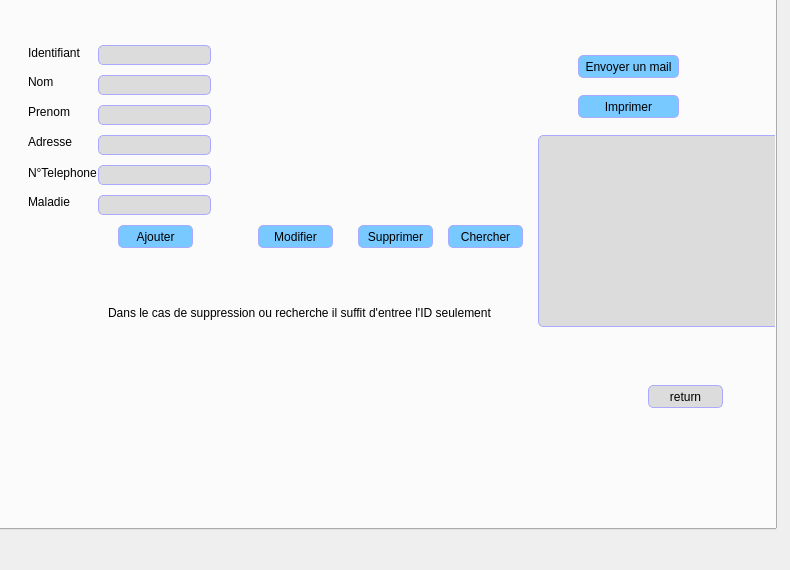
        <widget class="QWidget" name="page_8">
         <widget class="QTabWidget" name="tabWidget_4">
          <property name="geometry">
           <rect>
            <x>-4</x>
            <y>-31</y>
            <width>781</width>
            <height>561</height>
           </rect>
          </property>
          <widget class="QWidget" name="tab_7">
           <attribute name="title">
            <string>patient</string>
           </attribute>
           <widget class="QPushButton" name="pushButton_22">
            <property name="geometry">
             <rect>
              <x>650</x>
              <y>390</y>
              <width>75</width>
              <height>23</height>
             </rect>
            </property>
            <property name="styleSheet">
             <string notr="true">
QPushButton:checked {
    background-color: qlineargradient(spread:pad, x1:0, y1:0, x2:0, y2:1,   stop:0 rgb(120, 201, 255), stop:1 rgb(120, 0, 255))
}

QPushButton:hover {

	
	background-color: rgb(255, 0, 0);
}
QPushButton {
    background-color: rgb(220,220,220);
 border: 1px solid black;
	border-color: rgb(170, 170, 255);
     border-radius: 5px;
}</string>
            </property>
            <property name="text">
             <string>return</string>
            </property>
           </widget>
           <widget class="QLabel" name="label_45">
            <property name="geometry">
             <rect>
              <x>110</x>
              <y>310</y>
              <width>451</width>
              <height>16</height>
             </rect>
            </property>
            <property name="text">
             <string>Dans le cas de suppression ou recherche il suffit d'entree l'ID seulement</string>
            </property>
           </widget>
           <widget class="QLineEdit" name="lineEdit_11">
            <property name="geometry">
             <rect>
              <x>100</x>
              <y>170</y>
              <width>113</width>
              <height>20</height>
             </rect>
            </property>
            <property name="styleSheet">
             <string notr="true">background-color: rgb(220,220,220);
 border: 1px solid black;
	border-color: rgb(170, 170, 255);
     border-radius: 5px;</string>
            </property>
           </widget>
           <widget class="QPushButton" name="pushButton_39">
            <property name="geometry">
             <rect>
              <x>120</x>
              <y>230</y>
              <width>75</width>
              <height>23</height>
             </rect>
            </property>
            <property name="styleSheet">
             <string notr="true">QPushButton:checked {
    background-color: qlineargradient(spread:pad, x1:0, y1:0, x2:0, y2:1,   stop:0 rgb(120, 201, 255), stop:1 rgb(120, 0, 255))
}

QPushButton:hover {

	background-color: rgb(170, 255, 255);
}
QPushButton {
     background-color: rgb(120, 201, 255); border: 1px solid black;
	border-color: rgb(170, 170, 255);
     border-radius: 5px;
}</string>
            </property>
            <property name="text">
             <string>Ajouter</string>
            </property>
           </widget>
           <widget class="QPushButton" name="pushButton_43">
            <property name="geometry">
             <rect>
              <x>580</x>
              <y>60</y>
              <width>101</width>
              <height>23</height>
             </rect>
            </property>
            <property name="styleSheet">
             <string notr="true">QPushButton:checked {
    background-color: qlineargradient(spread:pad, x1:0, y1:0, x2:0, y2:1,   stop:0 rgb(120, 201, 255), stop:1 rgb(120, 0, 255))
}

QPushButton:hover {

	background-color: rgb(170, 255, 255);
}
QPushButton {
     background-color: rgb(120, 201, 255); border: 1px solid black;
	border-color: rgb(170, 170, 255);
     border-radius: 5px;
}</string>
            </property>
            <property name="text">
             <string>Envoyer un mail</string>
            </property>
           </widget>
           <widget class="QLineEdit" name="lineEdit_7">
            <property name="geometry">
             <rect>
              <x>100</x>
              <y>50</y>
              <width>113</width>
              <height>20</height>
             </rect>
            </property>
            <property name="styleSheet">
             <string notr="true">background-color: rgb(220,220,220);
 border: 1px solid black;
	border-color: rgb(170, 170, 255);
     border-radius: 5px;</string>
            </property>
           </widget>
           <widget class="QPushButton" name="pushButton_40">
            <property name="geometry">
             <rect>
              <x>260</x>
              <y>230</y>
              <width>75</width>
              <height>23</height>
             </rect>
            </property>
            <property name="styleSheet">
             <string notr="true">QPushButton:checked {
    background-color: qlineargradient(spread:pad, x1:0, y1:0, x2:0, y2:1,   stop:0 rgb(120, 201, 255), stop:1 rgb(120, 0, 255))
}

QPushButton:hover {

	background-color: rgb(170, 255, 255);
}
QPushButton {
     background-color: rgb(120, 201, 255); border: 1px solid black;
	border-color: rgb(170, 170, 255);
     border-radius: 5px;
}</string>
            </property>
            <property name="text">
             <string>Modifier</string>
            </property>
           </widget>
           <widget class="QPushButton" name="pushButton_41">
            <property name="geometry">
             <rect>
              <x>360</x>
              <y>230</y>
              <width>75</width>
              <height>23</height>
             </rect>
            </property>
            <property name="styleSheet">
             <string notr="true">QPushButton:checked {
    background-color: qlineargradient(spread:pad, x1:0, y1:0, x2:0, y2:1,   stop:0 rgb(120, 201, 255), stop:1 rgb(120, 0, 255))
}

QPushButton:hover {

	background-color: rgb(170, 255, 255);
}
QPushButton {
     background-color: rgb(120, 201, 255); border: 1px solid black;
	border-color: rgb(170, 170, 255);
     border-radius: 5px;
}</string>
            </property>
            <property name="text">
             <string>Supprimer</string>
            </property>
           </widget>
           <widget class="QPushButton" name="pushButton_42">
            <property name="geometry">
             <rect>
              <x>450</x>
              <y>230</y>
              <width>75</width>
              <height>23</height>
             </rect>
            </property>
            <property name="styleSheet">
             <string notr="true">QPushButton:checked {
    background-color: qlineargradient(spread:pad, x1:0, y1:0, x2:0, y2:1,   stop:0 rgb(120, 201, 255), stop:1 rgb(120, 0, 255))
}

QPushButton:hover {

	background-color: rgb(170, 255, 255);
}
QPushButton {
     background-color: rgb(120, 201, 255); border: 1px solid black;
	border-color: rgb(170, 170, 255);
     border-radius: 5px;
}</string>
            </property>
            <property name="text">
             <string>Chercher</string>
            </property>
           </widget>
           <widget class="QLabel" name="label_13">
            <property name="geometry">
             <rect>
              <x>30</x>
              <y>110</y>
              <width>47</width>
              <height>13</height>
             </rect>
            </property>
            <property name="text">
             <string>Prenom</string>
            </property>
           </widget>
           <widget class="QLabel" name="label_12">
            <property name="geometry">
             <rect>
              <x>30</x>
              <y>80</y>
              <width>47</width>
              <height>13</height>
             </rect>
            </property>
            <property name="text">
             <string>Nom</string>
            </property>
           </widget>
           <widget class="QPushButton" name="pushButton_44">
            <property name="geometry">
             <rect>
              <x>580</x>
              <y>100</y>
              <width>101</width>
              <height>23</height>
             </rect>
            </property>
            <property name="styleSheet">
             <string notr="true">QPushButton:checked {
    background-color: qlineargradient(spread:pad, x1:0, y1:0, x2:0, y2:1,   stop:0 rgb(120, 201, 255), stop:1 rgb(120, 0, 255))
}

QPushButton:hover {

	background-color: rgb(170, 255, 255);
}
QPushButton {
     background-color: rgb(120, 201, 255); border: 1px solid black;
	border-color: rgb(170, 170, 255);
     border-radius: 5px;
}</string>
            </property>
            <property name="text">
             <string>Imprimer</string>
            </property>
           </widget>
           <widget class="QLineEdit" name="lineEdit_9">
            <property name="geometry">
             <rect>
              <x>100</x>
              <y>110</y>
              <width>113</width>
              <height>20</height>
             </rect>
            </property>
            <property name="styleSheet">
             <string notr="true">background-color: rgb(220,220,220);
 border: 1px solid black;
	border-color: rgb(170, 170, 255);
     border-radius: 5px;</string>
            </property>
           </widget>
           <widget class="QLabel" name="label_15">
            <property name="geometry">
             <rect>
              <x>30</x>
              <y>170</y>
              <width>71</width>
              <height>16</height>
             </rect>
            </property>
            <property name="text">
             <string>N°Telephone</string>
            </property>
           </widget>
           <widget class="QLineEdit" name="lineEdit_12">
            <property name="geometry">
             <rect>
              <x>100</x>
              <y>200</y>
              <width>113</width>
              <height>20</height>
             </rect>
            </property>
            <property name="styleSheet">
             <string notr="true">background-color: rgb(220,220,220);
 border: 1px solid black;
	border-color: rgb(170, 170, 255);
     border-radius: 5px;</string>
            </property>
           </widget>
           <widget class="QLineEdit" name="lineEdit_10">
            <property name="geometry">
             <rect>
              <x>100</x>
              <y>140</y>
              <width>113</width>
              <height>20</height>
             </rect>
            </property>
            <property name="styleSheet">
             <string notr="true">background-color: rgb(220,220,220);
 border: 1px solid black;
	border-color: rgb(170, 170, 255);
     border-radius: 5px;</string>
            </property>
           </widget>
           <widget class="QLabel" name="label_14">
            <property name="geometry">
             <rect>
              <x>30</x>
              <y>140</y>
              <width>47</width>
              <height>13</height>
             </rect>
            </property>
            <property name="text">
             <string>Adresse</string>
            </property>
           </widget>
           <widget class="QLabel" name="label_16">
            <property name="geometry">
             <rect>
              <x>30</x>
              <y>200</y>
              <width>47</width>
              <height>13</height>
             </rect>
            </property>
            <property name="text">
             <string>Maladie</string>
            </property>
           </widget>
           <widget class="QLabel" name="label_11">
            <property name="geometry">
             <rect>
              <x>30</x>
              <y>50</y>
              <width>61</width>
              <height>16</height>
             </rect>
            </property>
            <property name="text">
             <string>Identifiant</string>
            </property>
           </widget>
           <widget class="QLineEdit" name="lineEdit_8">
            <property name="geometry">
             <rect>
              <x>100</x>
              <y>80</y>
              <width>113</width>
              <height>20</height>
             </rect>
            </property>
            <property name="styleSheet">
             <string notr="true">background-color: rgb(220,220,220);
 border: 1px solid black;
	border-color: rgb(170, 170, 255);
     border-radius: 5px;</string>
            </property>
           </widget>
           <widget class="QTableView" name="tableView_7">
            <property name="geometry">
             <rect>
              <x>540</x>
              <y>140</y>
              <width>256</width>
              <height>192</height>
             </rect>
            </property>
            <property name="styleSheet">
             <string notr="true">background-color: rgb(220,220,220);
 border: 1px solid black;
	border-color: rgb(170, 170, 255);
     border-radius: 5px;</string>
            </property>
           </widget>
          </widget>
         </widget>
        </widget>
